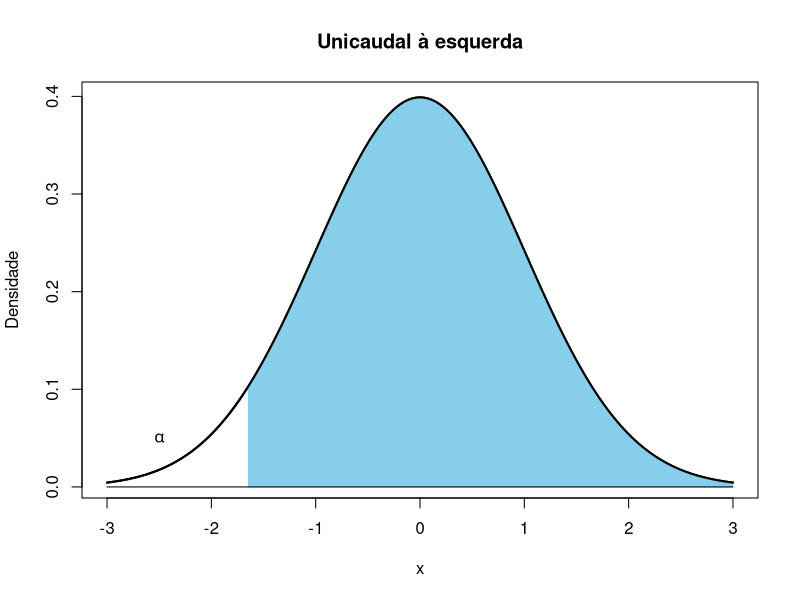
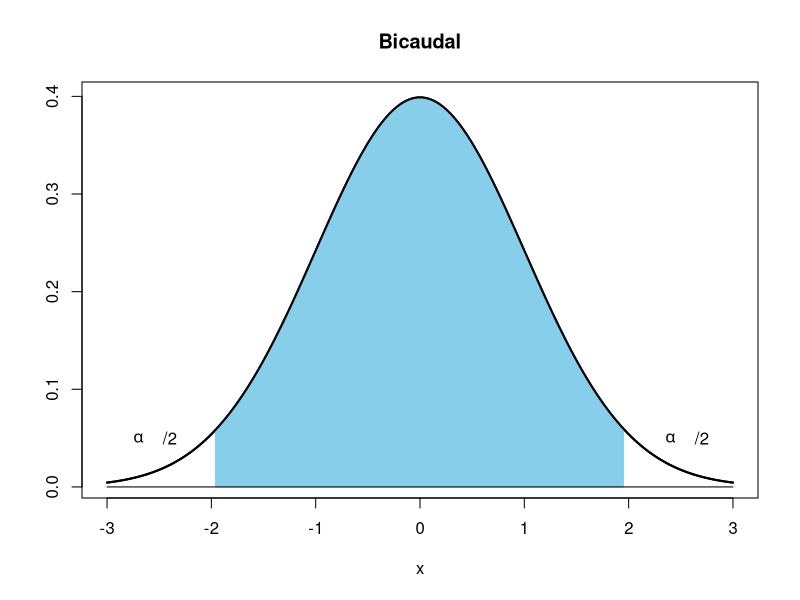
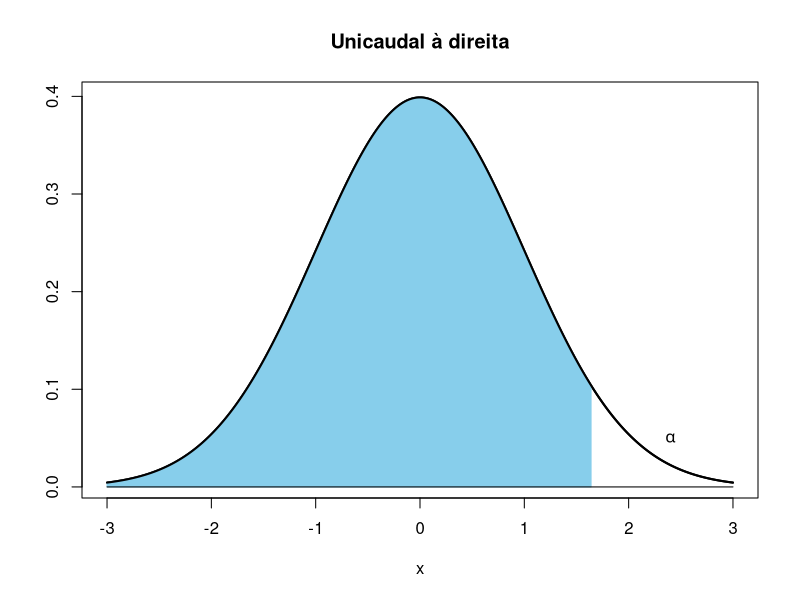

Source code (R) for these figures, in order:
rm(list = ls(all = TRUE))

cores=c("#FF0000B2", 'skyblue')

lim <- c(-3,3)
x <- seq(lim[1], lim[2], by = 0.01)

cn1 <- function(x) {dnorm(x)} # curva normal

######################
# unicaudal a esquerda
######################
plot(x, cn1(x), ylab="Densidade", xlab="x",
     main="Unicaudal à esquerda", type="l", lwd=2)

xaux <- seq(qnorm(0.05), lim[2], by = 0.01)
polygon(c(min(xaux), xaux, max(xaux)), c(0, cn1(xaux),0), col=cores[2], border=cores[2])

text(-2.5, 0.05, expression(alpha))

# reforca as curvas
lines(x,cn1(x),lwd=2, type="l")
lines(c(-3,3),c(0,0))

#######################
# bicaudal
#######################
plot(x, cn1(x), ylab="", xlab="x",
     main="Bicaudal", type="l", lwd=2)

xaux <- seq(qnorm(0.025), qnorm(0.975), by = 0.01)
polygon(c(min(xaux), xaux, max(xaux)), c(0, cn1(xaux),0), col=cores[2], border=cores[2])

text(-2.7, 0.05, expression(alpha))
text(-2.4, 0.05, "/2")

text(2.4, 0.05, expression(alpha))
text(2.7, 0.05, "/2")

# reforca as curvas
lines(x,cn1(x),lwd=2, type="l")
lines(c(-3,3),c(0,0))


######################
# unicaudal a direita
######################
plot(x, cn1(x), ylab="", xlab="x",
     main="Unicaudal à direita", type="l", lwd=2)

xaux <- seq(lim[1], qnorm(0.95), by = 0.01)
polygon(c(min(xaux), xaux, max(xaux)), c(0, cn1(xaux),0), col=cores[2], border=cores[2])

text(2.4, 0.05, expression(alpha))

# reforca as curvas
lines(x,cn1(x),lwd=2, type="l")
lines(c(-3,3),c(0,0))



